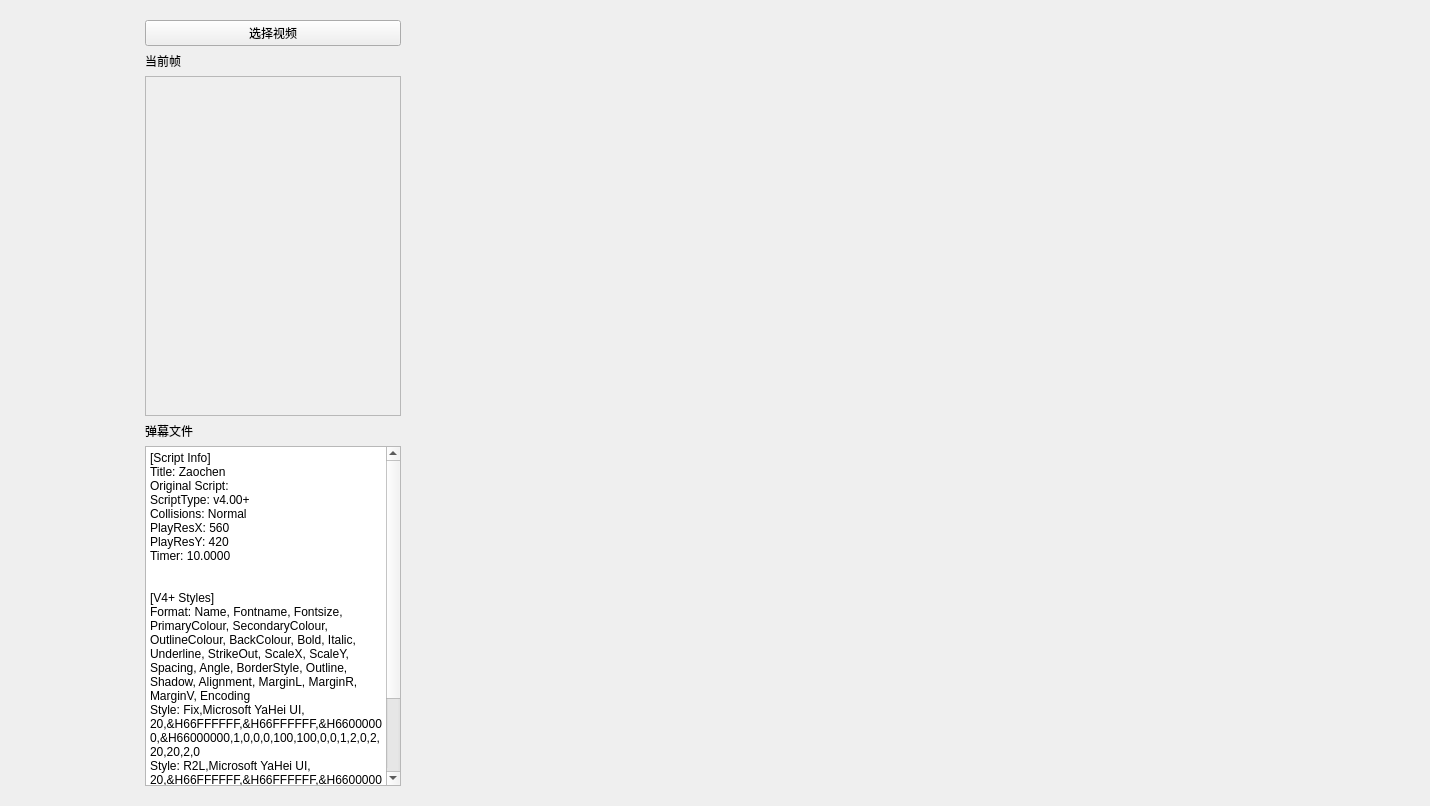
<?xml version="1.0" encoding="UTF-8"?>
<ui version="4.0">
 <class>MainWindow</class>
 <widget class="QWidget" name="MainWindow">
  <property name="geometry">
   <rect>
    <x>0</x>
    <y>0</y>
    <width>1430</width>
    <height>806</height>
   </rect>
  </property>
  <property name="windowTitle">
   <string>MainWindow</string>
  </property>
  <layout class="QHBoxLayout" name="horizontalLayout" stretch="1,10">
   <property name="leftMargin">
    <number>2</number>
   </property>
   <item>
    <widget class="ElaTreeView" name="treeView_up">
     <property name="styleSheet">
      <string notr="true">QTreeView{

background:transparent;

outline:0px;

border:none;


}</string>
     </property>
     <property name="indentation">
      <number>2</number>
     </property>
     <attribute name="headerVisible">
      <bool>false</bool>
     </attribute>
    </widget>
   </item>
   <item>
    <widget class="QStackedWidget" name="stackedWidget">
     <property name="currentIndex">
      <number>0</number>
     </property>
     <widget class="QWidget" name="page">
      <layout class="QHBoxLayout" name="horizontalLayout_2" stretch="0,10">
       <item>
        <layout class="QVBoxLayout" name="verticalLayout_2">
         <item>
          <widget class="ElaPushButton" name="pushButton">
           <property name="text">
            <string>选择视频</string>
           </property>
          </widget>
         </item>
         <item>
          <widget class="QLabel" name="label">
           <property name="text">
            <string>当前帧</string>
           </property>
          </widget>
         </item>
         <item>
          <widget class="ElaPlainTextEdit" name="plainTextEdit">
           <property name="enabled">
            <bool>false</bool>
           </property>
          </widget>
         </item>
         <item>
          <widget class="QLabel" name="label_4">
           <property name="text">
            <string>弹幕文件</string>
           </property>
          </widget>
         </item>
         <item>
          <widget class="ElaPlainTextEdit" name="plainTextEdit_2">
           <property name="plainText">
            <string>[Script Info]
Title: Zaochen
Original Script: 
ScriptType: v4.00+
Collisions: Normal
PlayResX: 560
PlayResY: 420
Timer: 10.0000


[V4+ Styles]
Format: Name, Fontname, Fontsize, PrimaryColour, SecondaryColour, OutlineColour, BackColour, Bold, Italic, Underline, StrikeOut, ScaleX, ScaleY, Spacing, Angle, BorderStyle, Outline, Shadow, Alignment, MarginL, MarginR, MarginV, Encoding
Style: Fix,Microsoft YaHei UI,20,&amp;H66FFFFFF,&amp;H66FFFFFF,&amp;H66000000,&amp;H66000000,1,0,0,0,100,100,0,0,1,2,0,2,20,20,2,0
Style: R2L,Microsoft YaHei UI,20,&amp;H66FFFFFF,&amp;H66FFFFFF,&amp;H66000000,&amp;H66000000,1,0,0,0,100,100,0,0,1,2,0,2,20,20,2,0

[Events]
Format: Layer, Start, End, Style, Name, MarginL, MarginR, MarginV, Effect, Text</string>
           </property>
          </widget>
         </item>
        </layout>
       </item>
       <item>
        <widget class="QLabel" name="label_img">
         <property name="text">
          <string/>
         </property>
        </widget>
       </item>
      </layout>
     </widget>
     <widget class="QWidget" name="page_2">
      <layout class="QVBoxLayout" name="verticalLayout">
       <item>
        <widget class="QLabel" name="label_3">
         <property name="text">
          <string>提示词</string>
         </property>
        </widget>
       </item>
       <item>
        <widget class="ElaLineEdit" name="lineEdit_2">
         <property name="minimumSize">
          <size>
           <width>0</width>
           <height>30</height>
          </size>
         </property>
         <property name="text">
          <string>这是一个视频的截图，请你作为观众对这个画面发送弹幕进行吐槽(正能量吐槽），需要你给出7个吐槽的短句，你必须按照这个格式回复：&lt;吐槽1&gt;;&lt;吐槽2&gt;;....</string>
         </property>
         <property name="alignment">
          <set>Qt::AlignmentFlag::AlignLeading|Qt::AlignmentFlag::AlignLeft|Qt::AlignmentFlag::AlignVCenter</set>
         </property>
        </widget>
       </item>
       <item>
        <widget class="QLabel" name="label_2">
         <property name="text">
          <string>apiKey</string>
         </property>
        </widget>
       </item>
       <item>
        <widget class="ElaLineEdit" name="lineEdit">
         <property name="minimumSize">
          <size>
           <width>0</width>
           <height>30</height>
          </size>
         </property>
         <property name="text">
          <string/>
         </property>
        </widget>
       </item>
       <item>
        <spacer name="verticalSpacer">
         <property name="orientation">
          <enum>Qt::Orientation::Vertical</enum>
         </property>
         <property name="sizeHint" stdset="0">
          <size>
           <width>20</width>
           <height>653</height>
          </size>
         </property>
        </spacer>
       </item>
      </layout>
     </widget>
    </widget>
   </item>
  </layout>
 </widget>
 <customwidgets>
  <customwidget>
   <class>ElaPushButton</class>
   <extends>QPushButton</extends>
   <header>elapushbutton.h</header>
  </customwidget>
  <customwidget>
   <class>ElaPlainTextEdit</class>
   <extends>QPlainTextEdit</extends>
   <header location="global">elaplaintextedit.h</header>
  </customwidget>
  <customwidget>
   <class>ElaLineEdit</class>
   <extends>QLineEdit</extends>
   <header location="global">elalineedit.h</header>
  </customwidget>
  <customwidget>
   <class>ElaTreeView</class>
   <extends>QTreeView</extends>
   <header location="global">elatreeview.h</header>
  </customwidget>
 </customwidgets>
 <resources/>
 <connections/>
</ui>
